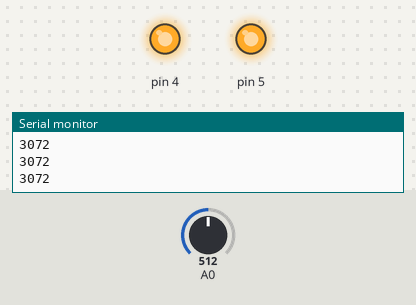
The sketch below on a simulated Arduino Uno, built with avr-gcc and run on an emulated ATmega328P. Parts: output pins drawn as LEDs (lit = HIGH), the last lines printed to the serial monitor. The test bench sets the inputs (shaded band); at power-on: A0 = 512.

Above: at 1.2 s.
1.3 s: A0 set to 0
At 2.5 s:
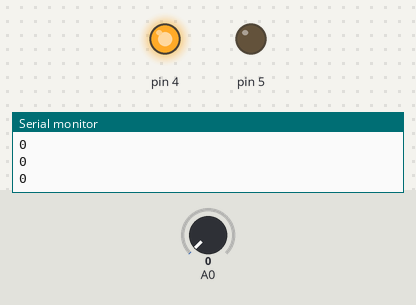
2.8 s: A0 set to 122
At 3.9 s:
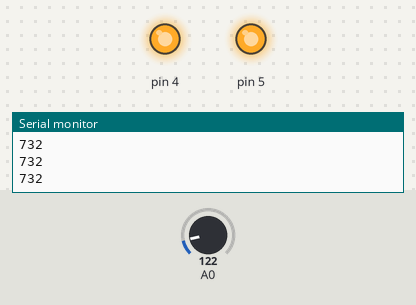
Timing chart, 0 to 5.8 s (numbered marks = the images above; inputs shaded):
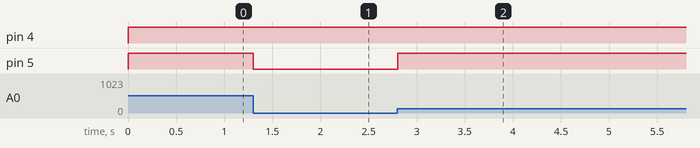

Measured:
- after the input at 1.3 s, pin 5: HIGH → LOW at once
- after the input at 2.8 s, pin 5: LOW → HIGH at once

The sketch:

sketch_jan9a.ino
```cpp
// C++ code
//
int set = 0;

int panel = 0;

void setup()
{
  pinMode(A0, INPUT);
  Serial.begin(9600);
  pinMode(5, OUTPUT);
  pinMode(4, OUTPUT);
}

void loop()
{
  panel = (analogRead(A0) * 6);
  Serial.println(panel);
  if (panel >= 4) {
    digitalWrite(5, HIGH);
  } else {
    digitalWrite(5, LOW);
  }
  if (panel >= 2) {
    digitalWrite(4, HIGH);
  } else {
    digitalWrite(4, HIGH);
  }
  delay(10); // Delay a little bit to improve simulation performance
}
```
